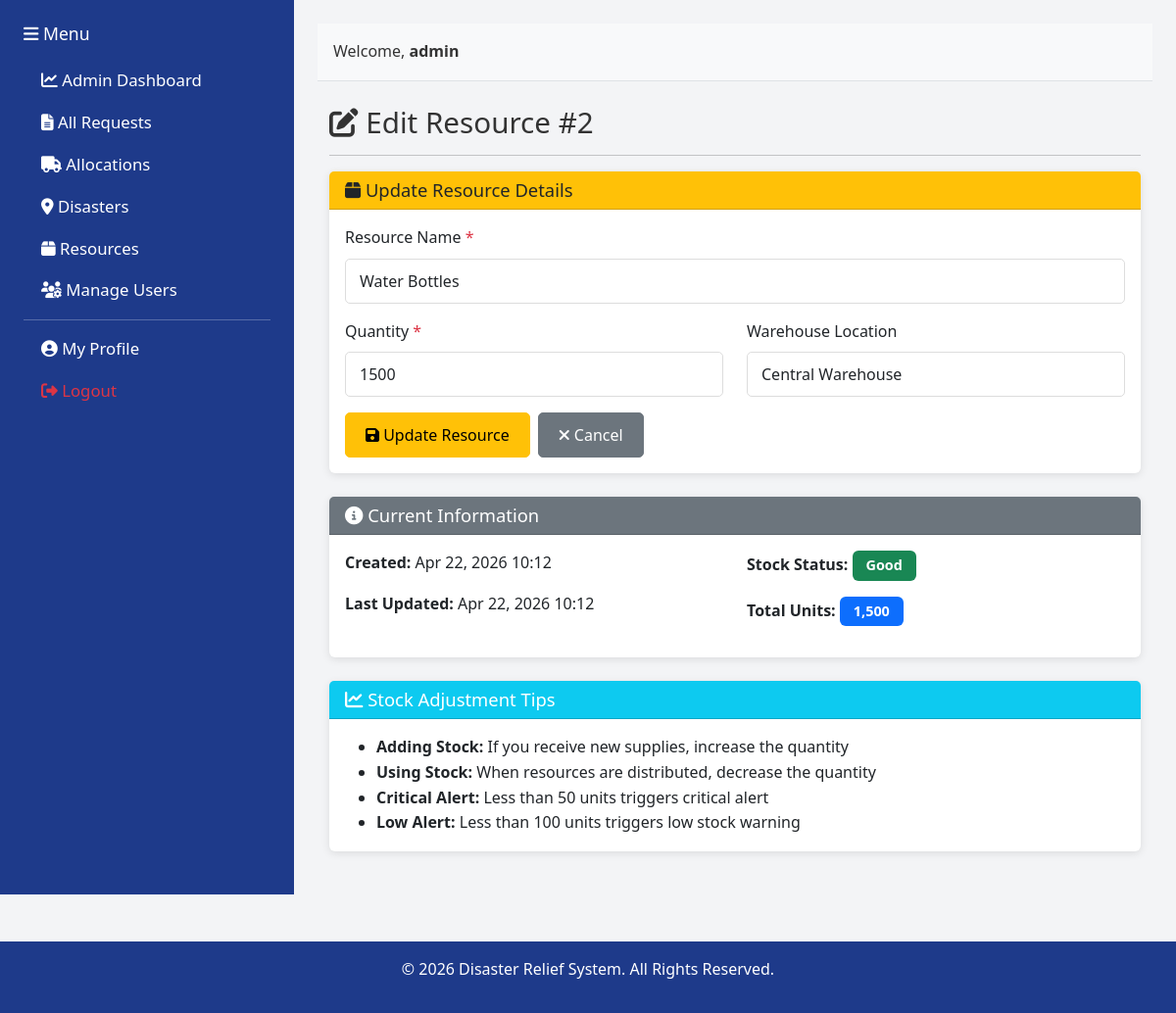
Screenshot of /resources/update_resource.php?id=2 (signed in) with the database file from the repository.
### tables this page shows
CREATE TABLE IF NOT EXISTS `resources` (
    `id` INT PRIMARY KEY AUTO_INCREMENT,
    `resource_name` VARCHAR(100) NOT NULL,
    `quantity` INT NOT NULL DEFAULT 0,
    `warehouse_location` VARCHAR(255),
    `created_at` TIMESTAMP DEFAULT CURRENT_TIMESTAMP,
    `updated_at` TIMESTAMP DEFAULT CURRENT_TIMESTAMP ON UPDATE CURRENT_TIMESTAMP,
    UNIQUE KEY `unique_resource` (`resource_name`)
);

### resources/update_resource.php (the view, shortened to what this page needs)
<?php
require_once '../config/database.php';
$id = (int)($_GET['id'] ?? 0);
$query = "SELECT * FROM resources WHERE id = ?";
$stmt = $conn->prepare($query);
$stmt->bind_param("i", $id);
$stmt->execute();
$result = $stmt->get_result();
$resource = $result->fetch_assoc();
?>
<!DOCTYPE html>
<html lang="en">
<head>
    <link href="https://cdn.jsdelivr.net/npm/bootstrap@5.3.0/dist/css/bootstrap.min.css" rel="stylesheet">
    <link href="https://cdnjs.cloudflare.com/ajax/libs/font-awesome/6.4.0/css/all.min.css" rel="stylesheet">
    <link href="../assets/css/style.css" rel="stylesheet">
</head>
<body>
    <div class="container-fluid">
        <div class="row" style="min-height: 100vh;">
            <?php include '../includes/sidebar.php'; ?>
            <div class="col-md-9 p-4" style="background-color: #F3F4F6;">
                <?php include '../includes/header.php'; ?>
                <div class="container mt-4">
                    <h2><i class="fas fa-edit"></i> Edit Resource #<?php echo $resource['id']; ?></h2>
                    <hr>
                    <div class="card">
                        <div class="card-header bg-warning text-dark">
                            <h5 class="mb-0"><i class="fas fa-box"></i> Update Resource Details</h5>
                        </div>
                        <div class="card-body">
                            <form method="POST" action="">
                                <div class="mb-3">
                                    <label for="resource_name" class="form-label">Resource Name <span class="text-danger">*</span></label>
                                    <input type="text" class="form-control" id="resource_name" name="resource_name"
                                           placeholder="e.g., Food Packages, Water Bottles, Medical Kits" required
                                           value="<?php echo htmlspecialchars($resource['resource_name']); ?>">
                                </div>
                                <div class="row">
                                    <div class="col-md-6">
                                        <div class="mb-3">
                                            <label for="quantity" class="form-label">Quantity <span class="text-danger">*</span></label>
                                            <input type="number" class="form-control" id="quantity" name="quantity"
                                                   placeholder="e.g., 500" min="0" required
                                                   value="<?php echo htmlspecialchars($resource['quantity']); ?>">
                                        </div>
                                    </div>
                                    <div class="col-md-6">
                                        <div class="mb-3">
                                            <label for="warehouse_location" class="form-label">Warehouse Location</label>
                                            <input type="text" class="form-control" id="warehouse_location" name="warehouse_location"
                                                   placeholder="e.g., Central Warehouse, Storage A"
                                                   value="<?php echo htmlspecialchars($resource['warehouse_location'] ?? ''); ?>">
                                        </div>
                                    </div>
                                </div>
                                <div class="d-flex gap-2">
                                    <button type="submit" class="btn btn-warning">
                                        <i class="fas fa-save"></i> Update Resource
                                    </button>
                                    <a href="view_resources.php" class="btn btn-secondary">
                                        <i class="fas fa-times"></i> Cancel
                                    </a>
                                </div>
                            </form>
                        </div>
                    </div>
                    <div class="card mt-4">
                        <div class="card-header bg-secondary text-white">
                            <h5 class="mb-0"><i class="fas fa-info-circle"></i> Current Information</h5>
                        </div>
                        <div class="card-body">
                            <div class="row">
                                <div class="col-md-6">
                                    <p><strong>Created:</strong> <?php echo date('M d, Y H:i', strtotime($resource['created_at'])); ?></p>
                                    <p><strong>Last Updated:</strong> <?php echo date('M d, Y H:i', strtotime($resource['updated_at'])); ?></p>
                                </div>
                                <div class="col-md-6">
                                    <p>
                                        <strong>Stock Status:</strong>
                                        <?php
                                        $qty = $resource['quantity'];
                                        if ($qty < 50) {
                                            echo '<span class="badge bg-danger">Critical</span>';
                                        } elseif ($qty < 100) {
                                            echo '<span class="badge bg-warning">Low</span>';
                                        } else {
                                            echo '<span class="badge bg-success">Good</span>';
                                        }
                                        ?>
                                    </p>
                                    <p>
                                        <strong>Total Units:</strong>
                                        <span class="badge bg-primary"><?php echo number_format($qty); ?></span>
                                    </p>
                                </div>
                            </div>
                        </div>
                    </div>
                    <div class="card mt-4">
                        <div class="card-header bg-info text-white">
                            <h5 class="mb-0"><i class="fas fa-chart-line"></i> Stock Adjustment Tips</h5>
                        </div>
                        <div class="card-body">
                            <ul class="mb-0">
                                <li><strong>Adding Stock:</strong> If you receive new supplies, increase the quantity</li>
                                <li><strong>Using Stock:</strong> When resources are distributed, decrease the quantity</li>
                                <li><strong>Critical Alert:</strong> Less than 50 units triggers critical alert</li>
                                <li><strong>Low Alert:</strong> Less than 100 units triggers low stock warning</li>
                            </ul>
                        </div>
                    </div>
                </div>
            </div>
        </div>
    </div>
    <?php include '../includes/footer.php'; ?>
</body>
</html>

### assets/css/style.css (style rules this page uses)
:root { --primary: #1E3A8A; --secondary: #F97316; --background: #F3F4F6; --danger: #DC2626; }
* { margin: 0; padding: 0; box-sizing: border-box; }
body { font-family: 'Segoe UI', Tahoma, Geneva, Verdana, sans-serif; font-size: 16px; line-height: 1.6; background-color: var(--background); color: #333; }
h2 { font-size: 1.85rem; }
h5 { font-size: 1.15rem; }
p, li, span, a, label, td, th, div { font-size: inherit; }
.card { border: none; box-shadow: 0 2px 8px rgba(0, 0, 0, 0.1); margin-bottom: 20px; }
.card-header { background-color: var(--primary); color: white; font-size: 1.1rem; }
.card-body { font-size: 1rem; }
.badge { padding: 8px 14px; font-size: 0.9rem; }
.form-control, .form-select { border-radius: 5px; border: 1px solid #ddd; font-size: 1rem; padding: 10px 14px; }
.form-label { font-size: 1rem; font-weight: 500; }
.btn { border-radius: 5px; font-weight: 500; font-size: 1rem; padding: 10px 20px; }

### rows the page displays
resources: id "2", resource_name "Water Bottles", quantity "1500", warehouse_location "Central Warehouse", created_at "Apr 22, 2026 10:12", updated_at "Apr 22, 2026 10:12", quantity "1,500"

### other values shown
$_SESSION['username'] "admin"
